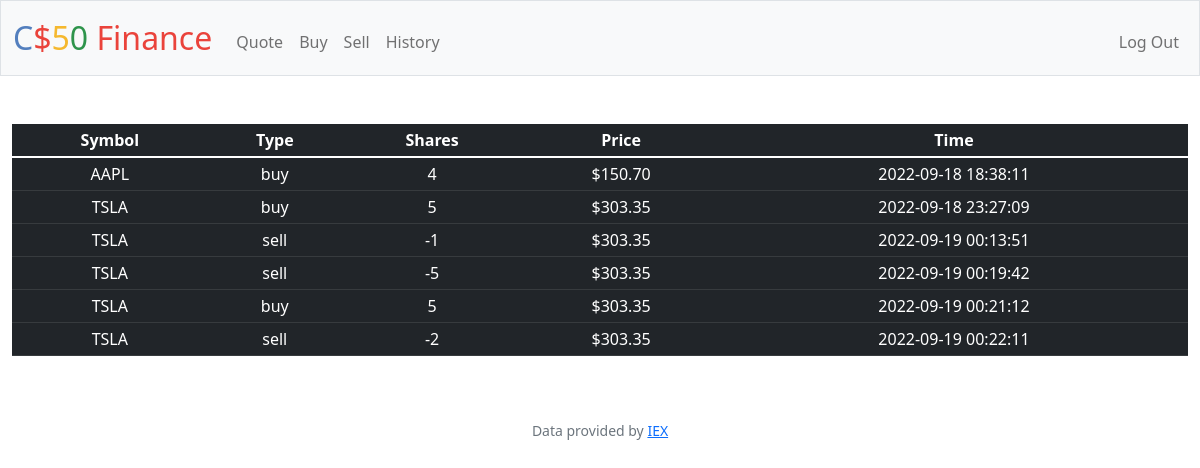
Screenshot of /history (signed in) with the database file from the repository.
### tables this page shows
CREATE TABLE transactions ( id INTEGER PRIMARY KEY AUTOINCREMENT, user_id INTEGER NOT NULL, name TEXT NOT NULL, shares INTEGER NOT NULL, price NUMERIC NOT NULL, type TEXT NOT NULL,  symbol TEXT NOT NULL, time TIMESTAMP DEFAULT CURRENT_TIMESTAMP, FOREIGN KEY(user_id) REFERENCES users(id) );

### app.py (the view)
@app.route("/history")
@login_required
def history():
    user_id = session["user_id"]
    transactions = db.execute("SELECT type, symbol, price, shares, time FROM transactions WHERE user_id = ?", user_id)
    return render_template("history.html", transactions=transactions, usd=usd)

### app.py (called while the page is built)
@app.after_request
def after_request(response):
    response.headers["Cache-Control"] = "no-cache, no-store, must-revalidate"
    response.headers["Expires"] = 0
    response.headers["Pragma"] = "no-cache"
    return response

### helpers.py (called while the page is built)
def login_required(f):
    @wraps(f)
    def decorated_function(*args, **kwargs):
        if session.get("user_id") is None:
            return redirect("/login")
        return f(*args, **kwargs)
    return decorated_function

def usd(value):
    return f"${value:,.2f}"

### templates/history.html (shortened to what this page needs)
{% extends "layout.html" %}
{% block main %}
    <table class="table table-dark table-sm">
        <thead>
            <tr>
                <th>Symbol</th>
                <th>Type</th>
                <th>Shares</th>
                <th>Price</th>
                <th>Time</th>
            </tr>
        </thead>
        <tbody>
            {% for transaction in transactions %}
                <tr>
                    <td> {{ transaction["symbol"].upper() }} </td>
                    <td> {{ transaction["type"] }} </td>
                    <td> {{ transaction["shares"] }} </td>
                    <td> {{ usd(transaction["price"]) }} </td>
                    <td> {{ transaction["time"] }} </td>
                </tr>
            {% endfor %}
        </tbody>
    </table>
{% endblock %}

### rows the page displays
transactions: price "$150.70"
transactions: price "$303.35"
transactions: price "$303.35"
transactions: price "$303.35"
transactions: price "$303.35"
transactions: price "$303.35"
